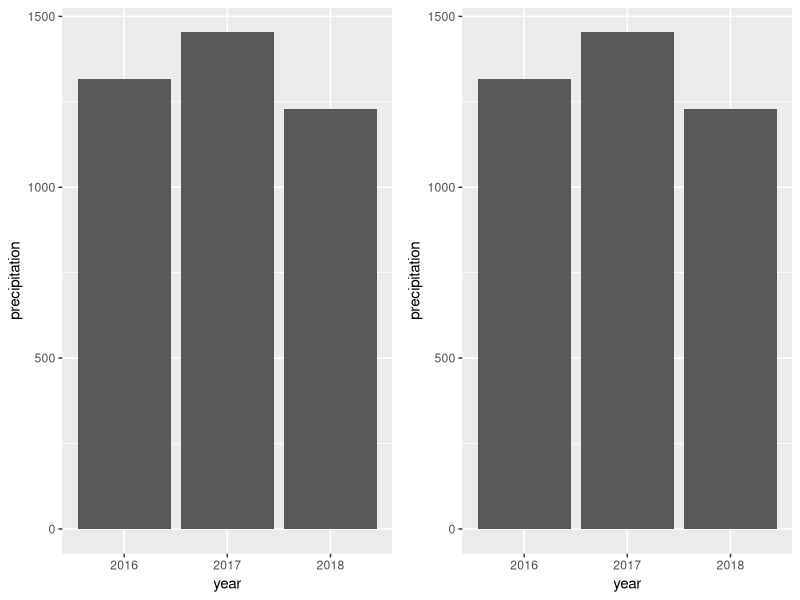
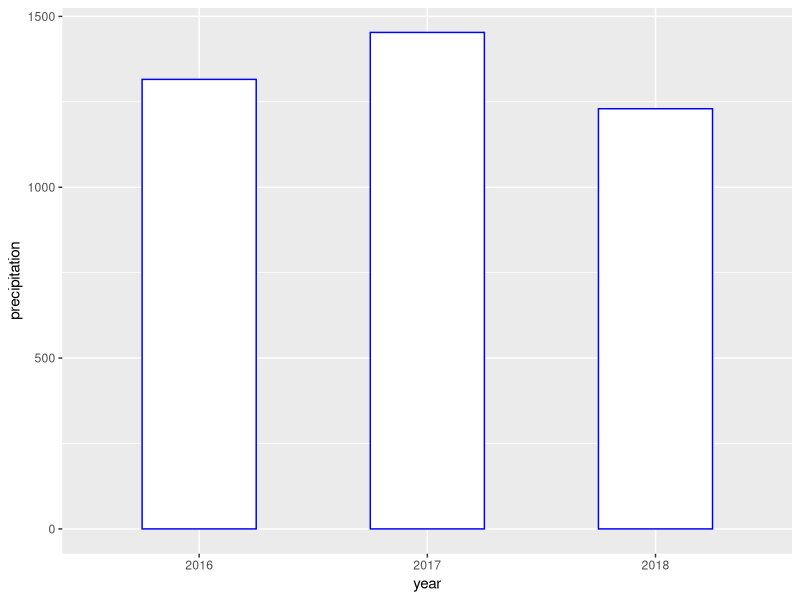
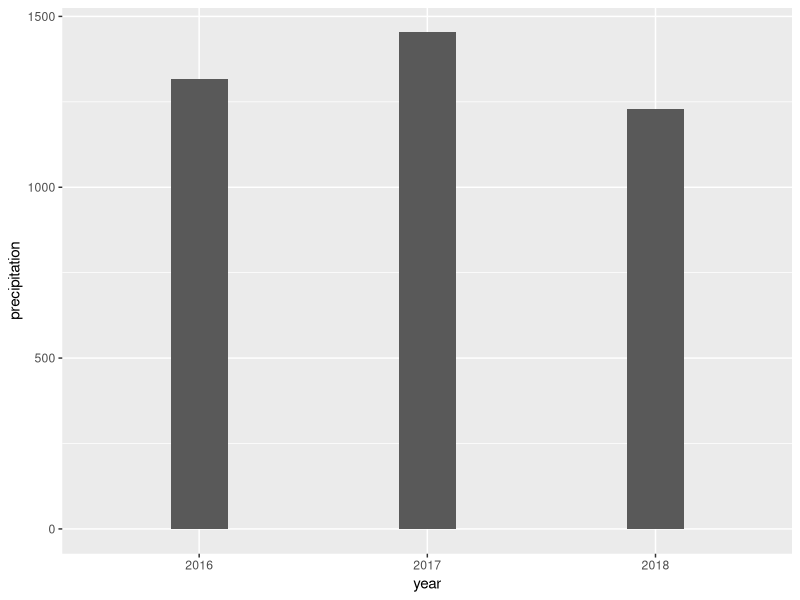

These charts were generated, in order, by the following R code:
## ---- chunk 1
knitr::opts_chunk$set(echo = TRUE, fig.align='center')

# title: Creating a vertical bar plot
# author: jonathan
# revised: 18/3/2020 

WEB <- c("https://bioceed.uib.no/dropfolder/bioSTATS/Rmd/Visualizing/Simple/vertical-bar-plot.html")
GIT <- c("https://github.com/jonathansoule/biostats/blob/master/Visualizing/Simple/vertical-bar-plot.Rmd")
library(ggplot2)
library(gridExtra)
## ---- chunk 2
# variable 1
year <- c("2016", "2017", "2018")
# variable 2
precipitation <- c(1315.7,1453.1,1229.8)
# dataframe
df <- data.frame(year, precipitation)
## ---- chunk 3
grid.arrange(
  ggplot(df, aes(year, precipitation)) +      # left plot using geom_bar()
    geom_bar(stat="identity"),
  ggplot(df, aes(year, precipitation)) +      # right plot using geom_col()
    geom_col(),
ncol=2)
## ---- chunk 4
ggplot(df, aes(year, precipitation)) +     
    geom_col(color = "blue", fill = "white", width = .5)
## ---- chunk 5
ggplot(df, aes(year, precipitation)) +     
    geom_col(width = .25)
